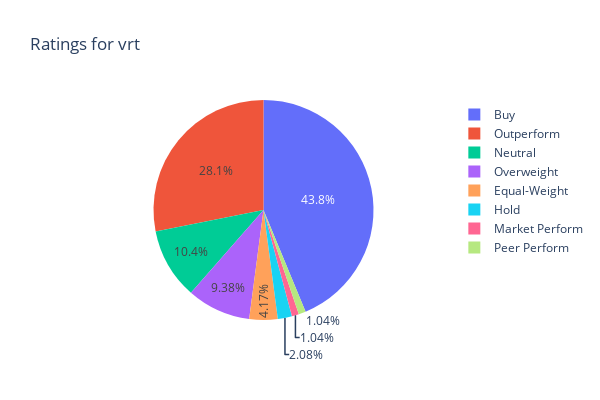

The notebook cell saved with this chart:
### Markdown cell above
### Total Ratings

### Code cell
import plotly.express as px
from collections import Counter

dupdown = t.get_upgrades_downgrades()
grades = list(dupdown['ToGrade'])

values = list(Counter(grades).values())
keys = list(Counter(grades).keys())

fig3 = px.pie(values=values, names=keys, title=f'Ratings for {STOCK}', width=600, height=400)
fig3.update_layout()

fig3.show()

### Figure 1 — Plotly figure (JSON) as saved in the notebook; plotly's stock layout.template omitted (floating-point values rounded to 4 significant figures)
{"data": [{"domain": {"x": [0, 1], "y": [0, 1]}, "hovertemplate": "label=%{label}<br>value=%{value}<extra></extra>", "labels": ["Outperform", "Equal-Weight", "Hold", "Overweight", "Buy", "Neutral", "Market Perform", "Peer Perform"], "legendgroup": "", "name": "", "showlegend": true, "type": "pie", "values": [27, 4, 2, 9, 42, 10, 1, 1]}], "layout": {"height": 400, "legend": {"tracegroupgap": 0}, "title": {"text": "Ratings for vrt"}, "width": 600}}
